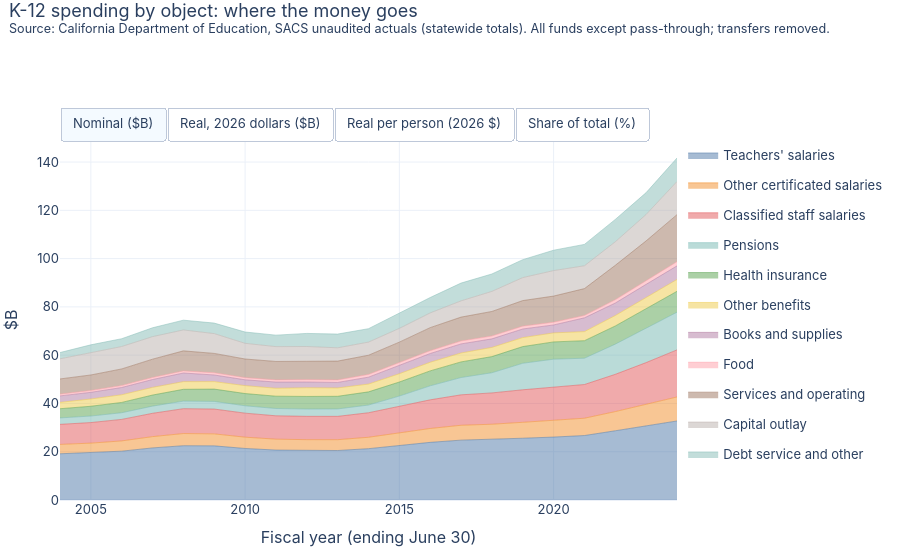

The notebook cell saved with this chart:
### Markdown cell above
# K-12 Spending: Salaries, Pensions, Benefits and Supplies
Where does a school dollar go? The Department of Education collects every district's, county office's and charter school's year-end accounts under one code structure (SACS), with each dollar coded by **what was bought** (the object: teacher pay, pensions, supplies...) and **what it was for** (the function: classroom, administration, buses...). This page uses the statewide totals for school years 2003-04 to the latest (`scripts/fetch_cde_sacs.py`). Fiscal year is the year the school year ends.

**Read this first**
- **Scope:** district, county-office and charter spending that files in SACS (almost all of it), all funds except pass-through, internal-service and fiduciary funds. Transfers between agencies and funds, and indirect-cost transfers, are removed so money is not counted twice. These are **unaudited actuals**. Community colleges are not included. Charter schools that file only the short alternative form are not in the totals.
- **Pensions** here are what school *employers* pay into the teachers' (STRS) and classified employees' (PERS) retirement systems. California's budget also pays into the teachers' retirement fund on the state's own account; that is not in school ledgers and is shown separately below.
- **Matches Census, roughly:** after removing debt principal (which Census leaves out), the totals here are within 1 to 5% of the Census school-spending figures on the school page (the gap widens after FY2019, when Census dropped about 900 charter schools that SACS still includes), but they are different surveys, so use this page for the *breakdown* and that one for the level.
- Groupings (for example which object codes count as pensions) are in `src/ca_taxes/school.py`.

### Code cell
import pandas as pd
import plotly.graph_objects as go
import plotly.io as pio
from ca_taxes.io import PROCESSED
from ca_taxes.deflate import add_views, base_fy, LAST_ACTUAL_FY
from ca_taxes.style import stacked_area_toggle, line_toggle, base_layout, PALETTE, SOURCE_NOTE
pio.renderers.default = "plotly_mimetype"
sp = pd.read_csv(PROCESSED / "sacs_spending.csv")
fn = pd.read_csv(PROCESSED / "sacs_function_group.csv")
SACS = "Source: California Department of Education, SACS unaudited actuals (statewide totals)"
from ca_taxes.school import GROUPS, FUNCTION_ORDER
d = add_views(sp.groupby(["fy", "group"], as_index=False).amount_k.sum())
stacked_area_toggle(d, "group", "K-12 spending by object: where the money goes", SACS + ". All funds except pass-through; transfers removed.", order=GROUPS).show()

### Figure 1 — Plotly figure (JSON) as saved in the notebook; plotly's stock layout.template omitted (floating-point values rounded to 4 significant figures)
{"data": [{"hovertemplate": "%{y:,.1f}", "legendgroup": "Teachers' salaries", "line": {"color": "#4e79a7", "width": 0.5}, "mode": "lines", "name": "Teachers' salaries", "showlegend": true, "stackgroup": "one", "type": "scatter", "visible": true, "x": [2004, 2005, 2006, 2007, 2008, 2009, 2010, 2011, 2012, 2013, 2014, 2015, 2016, 2017, 2018, 2019, 2020, 2021, 2022, 2023, 2024], "y": [19.14, 19.54, 20.23, 21.58, 22.49, 22.43, 21.35, 20.68, 20.52, 20.5, 21.26, 22.56, 23.87, 24.8, 25.08, 25.59, 26.07, 26.7, 28.68, 30.65, 32.74]}, {"hovertemplate": "%{y:,.1f}", "legendgroup": "Other certificated salaries", "line": {"color": "#f28e2b", "width": 0.5}, "mode": "lines", "name": "Other certificated salaries", "showlegend": true, "stackgroup": "one", "type": "scatter", "visible": true, "x": [2004, 2005, 2006, 2007, 2008, 2009, 2010, 2011, 2012, 2013, 2014, 2015, 2016, 2017, 2018, 2019, 2020, 2021, 2022, 2023, 2024], "y": [3.881, 4.019, 4.241, 4.682, 5.045, 4.964, 4.671, 4.527, 4.474, 4.485, 4.728, 5.211, 5.751, 6.157, 6.306, 6.601, 6.9, 7.17, 7.946, 8.937, 9.942]}, {"hovertemplate": "%{y:,.1f}", "legendgroup": "Classified staff salaries", "line": {"color": "#e15759", "width": 0.5}, "mode": "lines", "name": "Classified staff salaries", "showlegend": true, "stackgroup": "one", "type": "scatter", "visible": true, "x": [2004, 2005, 2006, 2007, 2008, 2009, 2010, 2011, 2012, 2013, 2014, 2015, 2016, 2017, 2018, 2019, 2020, 2021, 2022, 2023, 2024], "y": [8.308, 8.513, 8.912, 9.655, 10.3, 10.28, 9.952, 9.67, 9.656, 9.666, 10.16, 10.92, 11.87, 12.6, 12.96, 13.47, 13.91, 13.96, 15.43, 17.34, 19.51]}, {"hovertemplate": "%{y:,.1f}", "legendgroup": "Pensions", "line": {"color": "#76b7b2", "width": 0.5}, "mode": "lines", "name": "Pensions", "showlegend": true, "stackgroup": "one", "type": "scatter", "visible": true, "x": [2004, 2005, 2006, 2007, 2008, 2009, 2010, 2011, 2012, 2013, 2014, 2015, 2016, 2017, 2018, 2019, 2020, 2021, 2022, 2023, 2024], "y": [2.667, 2.705, 2.76, 2.971, 3.132, 3.159, 3.051, 3.032, 3.033, 3.068, 3.188, 4.366, 5.803, 7.167, 8.355, 10.99, 11.45, 10.89, 12.51, 14.14, 15.61]}, {"hovertemplate": "%{y:,.1f}", "legendgroup": "Health insurance", "line": {"color": "#59a14f", "width": 0.5}, "mode": "lines", "name": "Health insurance", "showlegend": true, "stackgroup": "one", "type": "scatter", "visible": true, "x": [2004, 2005, 2006, 2007, 2008, 2009, 2010, 2011, 2012, 2013, 2014, 2015, 2016, 2017, 2018, 2019, 2020, 2021, 2022, 2023, 2024], "y": [3.815, 4.054, 4.273, 4.585, 4.895, 5.104, 5.072, 5.094, 5.213, 5.238, 5.46, 5.812, 6.184, 6.47, 6.694, 6.911, 7.159, 7.263, 7.527, 8.082, 8.656]}, {"hovertemplate": "%{y:,.1f}", "legendgroup": "Other benefits", "line": {"color": "#edc948", "width": 0.5}, "mode": "lines", "name": "Other benefits", "showlegend": true, "stackgroup": "one", "type": "scatter", "visible": true, "x": [2004, 2005, 2006, 2007, 2008, 2009, 2010, 2011, 2012, 2013, 2014, 2015, 2016, 2017, 2018, 2019, 2020, 2021, 2022, 2023, 2024], "y": [2.629, 3.008, 3.173, 3.177, 3.179, 3.099, 3.282, 3.287, 3.609, 3.469, 3.231, 3.44, 3.579, 3.693, 3.802, 3.726, 3.735, 3.767, 4.327, 4.612, 4.917]}, {"hovertemplate": "%{y:,.1f}", "legendgroup": "Books and supplies", "line": {"color": "#b07aa1", "width": 0.5}, "mode": "lines", "name": "Books and supplies", "showlegend": true, "stackgroup": "one", "type": "scatter", "visible": true, "x": [2004, 2005, 2006, 2007, 2008, 2009, 2010, 2011, 2012, 2013, 2014, 2015, 2016, 2017, 2018, 2019, 2020, 2021, 2022, 2023, 2024], "y": [2.682, 2.754, 3.009, 3.264, 3.559, 2.751, 2.414, 2.563, 2.371, 2.274, 2.863, 3.376, 3.626, 3.763, 3.548, 3.571, 3.288, 5.709, 5.176, 5.577, 5.628]}, {"hovertemplate": "%{y:,.1f}", "legendgroup": "Food", "line": {"color": "#ff9da7", "width": 0.5}, "mode": "lines", "name": "Food", "showlegend": true, "stackgroup": "one", "type": "scatter", "visible": true, "x": [2004, 2005, 2006, 2007, 2008, 2009, 2010, 2011, 2012, 2013, 2014, 2015, 2016, 2017, 2018, 2019, 2020, 2021, 2022, 2023, 2024], "y": [0.7268, 0.7544, 0.799, 0.8359, 0.8891, 0.9035, 0.8883, 0.9108, 0.9732, 1.04, 1.111, 1.141, 1.151, 1.199, 1.164, 1.172, 1.126, 0.9476, 1.342, 1.504, 1.725]}, {"hovertemplate": "%{y:,.1f}", "legendgroup": "Services and operating", "line": {"color": "#9c755f", "width": 0.5}, "mode": "lines", "name": "Services and operating", "showlegend": true, "stackgroup": "one", "type": "scatter", "visible": true, "x": [2004, 2005, 2006, 2007, 2008, 2009, 2010, 2011, 2012, 2013, 2014, 2015, 2016, 2017, 2018, 2019, 2020, 2021, 2022, 2023, 2024], "y": [6.296, 6.439, 6.888, 7.593, 8.292, 8.031, 7.725, 7.63, 7.609, 7.8, 7.973, 8.571, 9.562, 9.909, 10.19, 10.59, 10.83, 11.16, 14.29, 16.51, 19.49]}, {"hovertemplate": "%{y:,.1f}", "legendgroup": "Capital outlay", "line": {"color": "#bab0ac", "width": 0.5}, "mode": "lines", "name": "Capital outlay", "showlegend": true, "stackgroup": "one", "type": "scatter", "visible": true, "x": [2004, 2005, 2006, 2007, 2008, 2009, 2010, 2011, 2012, 2013, 2014, 2015, 2016, 2017, 2018, 2019, 2020, 2021, 2022, 2023, 2024], "y": [8.337, 9.272, 9.285, 9.333, 8.672, 8.207, 6.5, 6.152, 6.124, 5.51, 5.447, 5.695, 6.101, 6.735, 8.329, 9.529, 10.56, 9.454, 9.749, 10.94, 13.74]}, {"hovertemplate": "%{y:,.1f}", "legendgroup": "Debt service and other", "line": {"color": "#86bcb6", "width": 0.5}, "mode": "lines", "name": "Debt service and other", "showlegend": true, "stackgroup": "one", "type": "scatter", "visible": true, "x": [2004, 2005, 2006, 2007, 2008, 2009, 2010, 2011, 2012, 2013, 2014, 2015, 2016, 2017, 2018, 2019, 2020, 2021, 2022, 2023, 2024], "y": [2.599, 3.22, 3.239, 3.673, 4.05, 4.349, 4.683, 4.752, 5.419, 5.686, 5.552, 6.214, 6.384, 7.363, 7.207, 7.426, 8.442, 8.859, 9.26, 9.047, 9.731]}, {"hovertemplate": "%{y:,.1f}", "legendgroup": "Teachers' salaries", "line": {"color": "#4e79a7", "width": 0.5}, "mode": "lines", "name": "Teachers' salaries", "showlegend": false, "stackgroup": "one", "type": "scatter", "visible": false, "x": [2004, 2005, 2006, 2007, 2008, 2009, 2010, 2011, 2012, 2013, 2014, 2015, 2016, 2017, 2018, 2019, 2020, 2021, 2022, 2023, 2024], "y": [33.7, 33.4, 33.32, 34.63, 34.8, 34.24, 32.27, 30.65, 29.55, 29.02, 29.64, 31.23, 32.83, 33.49, 33.12, 33.1, 33.2, 33.25, 33.32, 33.51, 34.65]}, {"hovertemplate": "%{y:,.1f}", "legendgroup": "Other certificated salaries", "line": {"color": "#f28e2b", "width": 0.5}, "mode": "lines", "name": "Other certificated salaries", "showlegend": false, "stackgroup": "one", "type": "scatter", "visible": false, "x": [2004, 2005, 2006, 2007, 2008, 2009, 2010, 2011, 2012, 2013, 2014, 2015, 2016, 2017, 2018, 2019, 2020, 2021, 2022, 2023, 2024], "y": [6.833, 6.869, 6.985, 7.516, 7.809, 7.578, 7.061, 6.709, 6.443, 6.35, 6.593, 7.214, 7.909, 8.312, 8.327, 8.54, 8.788, 8.927, 9.231, 9.771, 10.52]}, {"hovertemplate": "%{y:,.1f}", "legendgroup": "Classified staff salaries", "line": {"color": "#e15759", "width": 0.5}, "mode": "lines", "name": "Classified staff salaries", "showlegend": false, "stackgroup": "one", "type": "scatter", "visible": false, "x": [2004, 2005, 2006, 2007, 2008, 2009, 2010, 2011, 2012, 2013, 2014, 2015, 2016, 2017, 2018, 2019, 2020, 2021, 2022, 2023, 2024], "y": [14.63, 14.55, 14.68, 15.5, 15.94, 15.7, 15.04, 14.33, 13.9, 13.69, 14.16, 15.12, 16.33, 17.01, 17.12, 17.42, 17.72, 17.39, 17.92, 18.96, 20.65]}, {"hovertemplate": "%{y:,.1f}", "legendgroup": "Pensions", "line": {"color": "#76b7b2", "width": 0.5}, "mode": "lines", "name": "Pensions", "showlegend": false, "stackgroup": "one", "type": "scatter", "visible": false, "x": [2004, 2005, 2006, 2007, 2008, 2009, 2010, 2011, 2012, 2013, 2014, 2015, 2016, 2017, 2018, 2019, 2020, 2021, 2022, 2023, 2024], "y": [4.696, 4.623, 4.545, 4.769, 4.848, 4.822, 4.612, 4.494, 4.367, 4.344, 4.445, 6.044, 7.981, 9.677, 11.03, 14.21, 14.58, 13.56, 14.53, 15.46, 16.52]}, {"hovertemplate": "%{y:,.1f}", "legendgroup": "Health insurance", "line": {"color": "#59a14f", "width": 0.5}, "mode": "lines", "name": "Health insurance", "showlegend": false, "stackgroup": "one", "type": "scatter", "visible": false, "x": [2004, 2005, 2006, 2007, 2008, 2009, 2010, 2011, 2012, 2013, 2014, 2015, 2016, 2017, 2018, 2019, 2020, 2021, 2022, 2023, 2024], "y": [6.716, 6.929, 7.038, 7.361, 7.577, 7.791, 7.667, 7.551, 7.507, 7.417, 7.613, 8.046, 8.505, 8.736, 8.84, 8.94, 9.118, 9.044, 8.745, 8.837, 9.161]}, {"hovertemplate": "%{y:,.1f}", "legendgroup": "Other benefits", "line": {"color": "#edc948", "width": 0.5}, "mode": "lines", "name": "Other benefits", "showlegend": false, "stackgroup": "one", "type": "scatter", "visible": false, "x": [2004, 2005, 2006, 2007, 2008, 2009, 2010, 2011, 2012, 2013, 2014, 2015, 2016, 2017, 2018, 2019, 2020, 2021, 2022, 2023, 2024], "y": [4.628, 5.142, 5.226, 5.099, 4.92, 4.73, 4.961, 4.872, 5.196, 4.912, 4.505, 4.762, 4.922, 4.986, 5.02, 4.82, 4.757, 4.69, 5.027, 5.043, 5.204]}, {"hovertemplate": "%{y:,.1f}", "legendgroup": "Books and supplies", "line": {"color": "#b07aa1", "width": 0.5}, "mode": "lines", "name": "Books and supplies", "showlegend": false, "stackgroup": "one", "type": "scatter", "visible": false, "x": [2004, 2005, 2006, 2007, 2008, 2009, 2010, 2011, 2012, 2013, 2014, 2015, 2016, 2017, 2018, 2019, 2020, 2021, 2022, 2023, 2024], "y": [4.722, 4.707, 4.955, 5.24, 5.509, 4.199, 3.649, 3.799, 3.414, 3.221, 3.992, 4.674, 4.987, 5.081, 4.685, 4.619, 4.187, 7.108, 6.013, 6.098, 5.957]}, {"hovertemplate": "%{y:,.1f}", "legendgroup": "Food", "line": {"color": "#ff9da7", "width": 0.5}, "mode": "lines", "name": "Food", "showlegend": false, "stackgroup": "one", "type": "scatter", "visible": false, "x": [2004, 2005, 2006, 2007, 2008, 2009, 2010, 2011, 2012, 2013, 2014, 2015, 2016, 2017, 2018, 2019, 2020, 2021, 2022, 2023, 2024], "y": [1.28, 1.289, 1.316, 1.342, 1.376, 1.379, 1.343, 1.35, 1.401, 1.473, 1.549, 1.579, 1.582, 1.619, 1.537, 1.516, 1.434, 1.18, 1.559, 1.645, 1.826]}, {"hovertemplate": "%{y:,.1f}", "legendgroup": "Services and operating", "line": {"color": "#9c755f", "width": 0.5}, "mode": "lines", "name": "Services and operating", "showlegend": false, "stackgroup": "one", "type": "scatter", "visible": false, "x": [2004, 2005, 2006, 2007, 2008, 2009, 2010, 2011, 2012, 2013, 2014, 2015, 2016, 2017, 2018, 2019, 2020, 2021, 2022, 2023, 2024], "y": [11.08, 11.01, 11.34, 12.19, 12.83, 12.26, 11.68, 11.31, 10.96, 11.04, 11.12, 11.87, 13.15, 13.38, 13.45, 13.7, 13.8, 13.89, 16.6, 18.05, 20.63]}, {"hovertemplate": "%{y:,.1f}", "legendgroup": "Capital outlay", "line": {"color": "#bab0ac", "width": 0.5}, "mode": "lines", "name": "Capital outlay", "showlegend": false, "stackgroup": "one", "type": "scatter", "visible": false, "x": [2004, 2005, 2006, 2007, 2008, 2009, 2010, 2011, 2012, 2013, 2014, 2015, 2016, 2017, 2018, 2019, 2020, 2021, 2022, 2023, 2024], "y": [14.68, 15.85, 15.29, 14.98, 13.42, 12.53, 9.825, 9.119, 8.817, 7.803, 7.595, 7.884, 8.391, 9.093, 11.0, 12.33, 13.45, 11.77, 11.33, 11.96, 14.54]}, {"hovertemplate": "%{y:,.1f}", "legendgroup": "Debt service and other", "line": {"color": "#86bcb6", "width": 0.5}, "mode": "lines", "name": "Debt service and other", "showlegend": false, "stackgroup": "one", "type": "scatter", "visible": false, "x": [2004, 2005, 2006, 2007, 2008, 2009, 2010, 2011, 2012, 2013, 2014, 2015, 2016, 2017, 2018, 2019, 2020, 2021, 2022, 2023, 2024], "y": [4.575, 5.503, 5.335, 5.895, 6.268, 6.638, 7.078, 7.043, 7.803, 8.051, 7.741, 8.602, 8.779, 9.941, 9.517, 9.608, 10.75, 11.03, 10.76, 9.892, 10.3]}, {"hovertemplate": "%{y:,.0f}", "legendgroup": "Teachers' salaries", "line": {"color": "#4e79a7", "width": 0.5}, "mode": "lines", "name": "Teachers' salaries", "showlegend": false, "stackgroup": "one", "type": "scatter", "visible": false, "x": [2004, 2005, 2006, 2007, 2008, 2009, 2010, 2011, 2012, 2013, 2014, 2015, 2016, 2017, 2018, 2019, 2020, 2021, 2022, 2023, 2024], "y": [951.6, 935.7, 927.6, 958.4, 955.4, 930.8, 868.9, 817.7, 781.9, 761.8, 771.5, 806.1, 841.2, 853.3, 840.9, 839.3, 840.9, 845.1, 851.3, 855.8, 882.2]}, {"hovertemplate": "%{y:,.0f}", "legendgroup": "Other certificated salaries", "line": {"color": "#f28e2b", "width": 0.5}, "mode": "lines", "name": "Other certificated salaries", "showlegend": false, "stackgroup": "one", "type": "scatter", "visible": false, "x": [2004, 2005, 2006, 2007, 2008, 2009, 2010, 2011, 2012, 2013, 2014, 2015, 2016, 2017, 2018, 2019, 2020, 2021, 2022, 2023, 2024], "y": [192.9, 192.4, 194.4, 208.0, 214.4, 206.0, 190.1, 179.0, 170.5, 166.7, 171.6, 186.2, 202.7, 211.8, 211.4, 216.6, 222.6, 226.9, 235.8, 249.6, 267.9]}, {"hovertemplate": "%{y:,.0f}", "legendgroup": "Classified staff salaries", "line": {"color": "#e15759", "width": 0.5}, "mode": "lines", "name": "Classified staff salaries", "showlegend": false, "stackgroup": "one", "type": "scatter", "visible": false, "x": [2004, 2005, 2006, 2007, 2008, 2009, 2010, 2011, 2012, 2013, 2014, 2015, 2016, 2017, 2018, 2019, 2020, 2021, 2022, 2023, 2024], "y": [413.0, 407.6, 408.6, 428.9, 437.6, 426.7, 405.0, 382.4, 367.9, 359.3, 368.6, 390.2, 418.4, 433.5, 434.6, 441.7, 448.7, 442.0, 457.9, 484.2, 525.7]}, {"hovertemplate": "%{y:,.0f}", "legendgroup": "Pensions", "line": {"color": "#76b7b2", "width": 0.5}, "mode": "lines", "name": "Pensions", "showlegend": false, "stackgroup": "one", "type": "scatter", "visible": false, "x": [2004, 2005, 2006, 2007, 2008, 2009, 2010, 2011, 2012, 2013, 2014, 2015, 2016, 2017, 2018, 2019, 2020, 2021, 2022, 2023, 2024], "y": [132.6, 129.5, 126.5, 132.0, 133.1, 131.1, 124.2, 119.9, 115.6, 114.0, 115.7, 156.0, 204.5, 246.6, 280.1, 360.4, 369.3, 344.7, 371.3, 395.0, 420.6]}, {"hovertemplate": "%{y:,.0f}", "legendgroup": "Health insurance", "line": {"color": "#59a14f", "width": 0.5}, "mode": "lines", "name": "Health insurance", "showlegend": false, "stackgroup": "one", "type": "scatter", "visible": false, "x": [2004, 2005, 2006, 2007, 2008, 2009, 2010, 2011, 2012, 2013, 2014, 2015, 2016, 2017, 2018, 2019, 2020, 2021, 2022, 2023, 2024], "y": [189.6, 194.1, 195.9, 203.7, 208.0, 211.8, 206.4, 201.5, 198.6, 194.7, 198.1, 207.7, 217.9, 222.6, 224.4, 226.7, 230.9, 229.9, 223.4, 225.7, 233.3]}, {"hovertemplate": "%{y:,.0f}", "legendgroup": "Other benefits", "line": {"color": "#edc948", "width": 0.5}, "mode": "lines", "name": "Other benefits", "showlegend": false, "stackgroup": "one", "type": "scatter", "visible": false, "x": [2004, 2005, 2006, 2007, 2008, 2009, 2010, 2011, 2012, 2013, 2014, 2015, 2016, 2017, 2018, 2019, 2020, 2021, 2022, 2023, 2024], "y": [130.7, 144.0, 145.5, 141.1, 135.1, 128.6, 133.6, 130.0, 137.5, 128.9, 117.3, 122.9, 126.1, 127.1, 127.5, 122.2, 120.5, 119.2, 128.4, 128.8, 132.5]}, {"hovertemplate": "%{y:,.0f}", "legendgroup": "Books and supplies", "line": {"color": "#b07aa1", "width": 0.5}, "mode": "lines", "name": "Books and supplies", "showlegend": false, "stackgroup": "one", "type": "scatter", "visible": false, "x": [2004, 2005, 2006, 2007, 2008, 2009, 2010, 2011, 2012, 2013, 2014, 2015, 2016, 2017, 2018, 2019, 2020, 2021, 2022, 2023, 2024], "y": [133.4, 131.8, 137.9, 145.0, 151.2, 114.2, 98.24, 101.4, 90.35, 84.53, 103.9, 120.6, 127.8, 129.5, 118.9, 117.1, 106.1, 180.7, 153.6, 155.7, 151.7]}, {"hovertemplate": "%{y:,.0f}", "legendgroup": "Food", "line": {"color": "#ff9da7", "width": 0.5}, "mode": "lines", "name": "Food", "showlegend": false, "stackgroup": "one", "type": "scatter", "visible": false, "x": [2004, 2005, 2006, 2007, 2008, 2009, 2010, 2011, 2012, 2013, 2014, 2015, 2016, 2017, 2018, 2019, 2020, 2021, 2022, 2023, 2024], "y": [36.13, 36.12, 36.63, 37.13, 37.78, 37.49, 36.15, 36.02, 37.08, 38.66, 40.32, 40.75, 40.55, 41.27, 39.01, 38.44, 36.31, 29.99, 39.82, 42.0, 46.48]}, {"hovertemplate": "%{y:,.0f}", "legendgroup": "Services and operating", "line": {"color": "#9c755f", "width": 0.5}, "mode": "lines", "name": "Services and operating", "showlegend": false, "stackgroup": "one", "type": "scatter", "visible": false, "x": [2004, 2005, 2006, 2007, 2008, 2009, 2010, 2011, 2012, 2013, 2014, 2015, 2016, 2017, 2018, 2019, 2020, 2021, 2022, 2023, 2024], "y": [313.0, 308.3, 315.8, 337.3, 352.3, 333.3, 314.4, 301.7, 289.9, 289.9, 289.4, 306.2, 337.0, 340.9, 341.5, 347.3, 349.5, 353.1, 424.1, 461.0, 525.2]}, {"hovertemplate": "%{y:,.0f}", "legendgroup": "Capital outlay", "line": {"color": "#bab0ac", "width": 0.5}, "mode": "lines", "name": "Capital outlay", "showlegend": false, "stackgroup": "one", "type": "scatter", "visible": false, "x": [2004, 2005, 2006, 2007, 2008, 2009, 2010, 2011, 2012, 2013, 2014, 2015, 2016, 2017, 2018, 2019, 2020, 2021, 2022, 2023, 2024], "y": [414.4, 443.9, 425.7, 414.6, 368.5, 340.6, 264.5, 243.3, 233.3, 204.8, 197.7, 203.5, 215.0, 231.7, 279.2, 312.6, 340.7, 299.2, 289.4, 305.4, 370.2]}, {"hovertemplate": "%{y:,.0f}", "legendgroup": "Debt service and other", "line": {"color": "#86bcb6", "width": 0.5}, "mode": "lines", "name": "Debt service and other", "showlegend": false, "stackgroup": "one", "type": "scatter", "visible": false, "x": [2004, 2005, 2006, 2007, 2008, 2009, 2010, 2011, 2012, 2013, 2014, 2015, 2016, 2017, 2018, 2019, 2020, 2021, 2022, 2023, 2024], "y": [129.2, 154.1, 148.5, 163.1, 172.1, 180.5, 190.6, 187.9, 206.5, 211.3, 201.5, 222.0, 225.0, 253.3, 241.6, 243.6, 272.3, 280.4, 274.8, 252.6, 262.3]}, {"hovertemplate": "%{y:.1f}", "legendgroup": "Teachers' salaries", "line": {"color": "#4e79a7", "width": 0.5}, "mode": "lines", "name": "Teachers' salaries", "showlegend": false, "stackgroup": "one", "type": "scatter", "visible": false, "x": [2004, 2005, 2006, 2007, 2008, 2009, 2010, 2011, 2012, 2013, 2014, 2015, 2016, 2017, 2018, 2019, 2020, 2021, 2022, 2023, 2024], "y": [31.34, 30.4, 30.28, 30.24, 30.18, 30.61, 30.68, 30.27, 29.74, 29.82, 29.96, 29.18, 28.46, 27.6, 26.79, 25.7, 25.19, 25.22, 24.67, 24.07, 23.11]}, {"hovertemplate": "%{y:.1f}", "legendgroup": "Other certificated salaries", "line": {"color": "#f28e2b", "width": 0.5}, "mode": "lines", "name": "Other certificated salaries", "showlegend": false, "stackgroup": "one", "type": "scatter", "visible": false, "x": [2004, 2005, 2006, 2007, 2008, 2009, 2010, 2011, 2012, 2013, 2014, 2015, 2016, 2017, 2018, 2019, 2020, 2021, 2022, 2023, 2024], "y": [6.354, 6.252, 6.348, 6.563, 6.772, 6.774, 6.713, 6.628, 6.484, 6.525, 6.662, 6.741, 6.856, 6.851, 6.735, 6.631, 6.668, 6.771, 6.836, 7.018, 7.018]}, {"hovertemplate": "%{y:.1f}", "legendgroup": "Classified staff salaries", "line": {"color": "#e15759", "width": 0.5}, "mode": "lines", "name": "Classified staff salaries", "showlegend": false, "stackgroup": "one", "type": "scatter", "visible": false, "x": [2004, 2005, 2006, 2007, 2008, 2009, 2010, 2011, 2012, 2013, 2014, 2015, 2016, 2017, 2018, 2019, 2020, 2021, 2022, 2023, 2024], "y": [13.6, 13.24, 13.34, 13.53, 13.82, 14.03, 14.3, 14.16, 13.99, 14.06, 14.31, 14.13, 14.15, 14.02, 13.84, 13.53, 13.44, 13.19, 13.27, 13.62, 13.77]}, {"hovertemplate": "%{y:.1f}", "legendgroup": "Pensions", "line": {"color": "#76b7b2", "width": 0.5}, "mode": "lines", "name": "Pensions", "showlegend": false, "stackgroup": "one", "type": "scatter", "visible": false, "x": [2004, 2005, 2006, 2007, 2008, 2009, 2010, 2011, 2012, 2013, 2014, 2015, 2016, 2017, 2018, 2019, 2020, 2021, 2022, 2023, 2024], "y": [4.367, 4.207, 4.13, 4.164, 4.205, 4.311, 4.385, 4.439, 4.395, 4.463, 4.492, 5.647, 6.918, 7.976, 8.923, 11.03, 11.06, 10.29, 10.76, 11.11, 11.02]}, {"hovertemplate": "%{y:.1f}", "legendgroup": "Health insurance", "line": {"color": "#59a14f", "width": 0.5}, "mode": "lines", "name": "Health insurance", "showlegend": false, "stackgroup": "one", "type": "scatter", "visible": false, "x": [2004, 2005, 2006, 2007, 2008, 2009, 2010, 2011, 2012, 2013, 2014, 2015, 2016, 2017, 2018, 2019, 2020, 2021, 2022, 2023, 2024], "y": [6.245, 6.306, 6.396, 6.427, 6.571, 6.965, 7.289, 7.459, 7.555, 7.62, 7.693, 7.518, 7.372, 7.2, 7.149, 6.941, 6.919, 6.86, 6.476, 6.347, 6.11]}, {"hovertemplate": "%{y:.1f}", "legendgroup": "Other benefits", "line": {"color": "#edc948", "width": 0.5}, "mode": "lines", "name": "Other benefits", "showlegend": false, "stackgroup": "one", "type": "scatter", "visible": false, "x": [2004, 2005, 2006, 2007, 2008, 2009, 2010, 2011, 2012, 2013, 2014, 2015, 2016, 2017, 2018, 2019, 2020, 2021, 2022, 2023, 2024], "y": [4.304, 4.68, 4.75, 4.452, 4.267, 4.229, 4.717, 4.813, 5.23, 5.047, 4.553, 4.45, 4.267, 4.11, 4.06, 3.742, 3.61, 3.558, 3.723, 3.622, 3.47]}, {"hovertemplate": "%{y:.1f}", "legendgroup": "Books and supplies", "line": {"color": "#b07aa1", "width": 0.5}, "mode": "lines", "name": "Books and supplies", "showlegend": false, "stackgroup": "one", "type": "scatter", "visible": false, "x": [2004, 2005, 2006, 2007, 2008, 2009, 2010, 2011, 2012, 2013, 2014, 2015, 2016, 2017, 2018, 2019, 2020, 2021, 2022, 2023, 2024], "y": [4.392, 4.284, 4.503, 4.576, 4.777, 3.754, 3.469, 3.753, 3.436, 3.309, 4.034, 4.368, 4.323, 4.188, 3.789, 3.586, 3.178, 5.392, 4.453, 4.38, 3.972]}, {"hovertemplate": "%{y:.1f}", "legendgroup": "Food", "line": {"color": "#ff9da7", "width": 0.5}, "mode": "lines", "name": "Food", "showlegend": false, "stackgroup": "one", "type": "scatter", "visible": false, "x": [2004, 2005, 2006, 2007, 2008, 2009, 2010, 2011, 2012, 2013, 2014, 2015, 2016, 2017, 2018, 2019, 2020, 2021, 2022, 2023, 2024], "y": [1.19, 1.174, 1.196, 1.172, 1.194, 1.233, 1.276, 1.334, 1.41, 1.513, 1.565, 1.475, 1.372, 1.335, 1.243, 1.177, 1.088, 0.895, 1.154, 1.181, 1.217]}, {"hovertemplate": "%{y:.1f}", "legendgroup": "Services and operating", "line": {"color": "#9c755f", "width": 0.5}, "mode": "lines", "name": "Services and operating", "showlegend": false, "stackgroup": "one", "type": "scatter", "visible": false, "x": [2004, 2005, 2006, 2007, 2008, 2009, 2010, 2011, 2012, 2013, 2014, 2015, 2016, 2017, 2018, 2019, 2020, 2021, 2022, 2023, 2024], "y": [10.31, 10.02, 10.31, 10.64, 11.13, 10.96, 11.1, 11.17, 11.03, 11.35, 11.23, 11.09, 11.4, 11.03, 10.88, 10.63, 10.47, 10.54, 12.29, 12.96, 13.76]}, {"hovertemplate": "%{y:.1f}", "legendgroup": "Capital outlay", "line": {"color": "#bab0ac", "width": 0.5}, "mode": "lines", "name": "Capital outlay", "showlegend": false, "stackgroup": "one", "type": "scatter", "visible": false, "x": [2004, 2005, 2006, 2007, 2008, 2009, 2010, 2011, 2012, 2013, 2014, 2015, 2016, 2017, 2018, 2019, 2020, 2021, 2022, 2023, 2024], "y": [13.65, 14.42, 13.9, 13.08, 11.64, 11.2, 9.34, 9.008, 8.874, 8.017, 7.676, 7.367, 7.274, 7.495, 8.895, 9.571, 10.21, 8.929, 8.387, 8.59, 9.695]}, {"hovertemplate": "%{y:.1f}", "legendgroup": "Debt service and other", "line": {"color": "#86bcb6", "width": 0.5}, "mode": "lines", "name": "Debt service and other", "showlegend": false, "stackgroup": "one", "type": "scatter", "visible": false, "x": [2004, 2005, 2006, 2007, 2008, 2009, 2010, 2011, 2012, 2013, 2014, 2015, 2016, 2017, 2018, 2019, 2020, 2021, 2022, 2023, 2024], "y": [4.255, 5.009, 4.848, 5.148, 5.436, 5.934, 6.729, 6.958, 7.853, 8.272, 7.822, 8.038, 7.61, 8.194, 7.697, 7.459, 8.158, 8.367, 7.966, 7.105, 6.869]}], "layout": {"font": {"family": "-apple-system, Segoe UI, sans-serif", "size": 13}, "height": 560, "hovermode": "x unified", "legend": {"orientation": "v", "x": 1.01}, "margin": {"b": 60, "l": 60, "r": 20, "t": 140}, "title": {"text": "K-12 spending by object: where the money goes<br><sup>Source: California Department of Education, SACS unaudited actuals (statewide totals). All funds except pass-through; transfers removed.</sup>", "x": 0.01, "y": 0.97, "yanchor": "top"}, "updatemenus": [{"buttons": [{"args": [{"showlegend": [true, true, true, true, true, true, true, true, true, true, true, false, false, false, false, false, false, false, false, false, false, false, false, false, false, false, false, false, false, false, false, false, false, false, false, false, false, false, false, false, false, false, false, false], "visible": [true, true, true, true, true, true, true, true, true, true, true, false, false, false, false, false, false, false, false, false, false, false, false, false, false, false, false, false, false, false, false, false, false, false, false, false, false, false, false, false, false, false, false, false]}, {"yaxis.title.text": "$B"}], "label": "Nominal ($B)", "method": "update"}, {"args": [{"showlegend": [false, false, false, false, false, false, false, false, false, false, false, true, true, true, true, true, true, true, true, true, true, true, false, false, false, false, false, false, false, false, false, false, false, false, false, false, false, false, false, false, false, false, false, false], "visible": [false, false, false, false, false, false, false, false, false, false, false, true, true, true, true, true, true, true, true, true, true, true, false, false, false, false, false, false, false, false, false, false, false, false, false, false, false, false, false, false, false, false, false, false]}, {"yaxis.title.text": "$B"}], "label": "Real, 2026 dollars ($B)", "method": "update"}, {"args": [{"showlegend": [false, false, false, false, false, false, false, false, false, false, false, false, false, false, false, false, false, false, false, false, false, false, true, true, true, true, true, true, true, true, true, true, true, false, false, false, false, false, false, false, false, false, false, false], "visible": [false, false, false, false, false, false, false, false, false, false, false, false, false, false, false, false, false, false, false, false, false, false, true, true, true, true, true, true, true, true, true, true, true, false, false, false, false, false, false, false, false, false, false, false]}, {"yaxis.title.text": "$ per person"}], "label": "Real per person (2026 $)", "method": "update"}, {"args": [{"showlegend": [false, false, false, false, false, false, false, false, false, false, false, false, false, false, false, false, false, false, false, false, false, false, false, false, false, false, false, false, false, false, false, false, false, true, true, true, true, true, true, true, true, true, true, true], "visible": [false, false, false, false, false, false, false, false, false, false, false, false, false, false, false, false, false, false, false, false, false, false, false, false, false, false, false, false, false, false, false, false, false, true, true, true, true, true, true, true, true, true, true, true]}, {"yaxis.title.text": "%"}], "label": "Share of total (%)", "method": "update"}], "direction": "right", "showactive": true, "type": "buttons", "x": 0, "xanchor": "left", "y": 1.0, "yanchor": "bottom"}], "xaxis": {"title": {"text": "Fiscal year (ending June 30)"}}, "yaxis": {"title": {"text": "$B"}}}}
